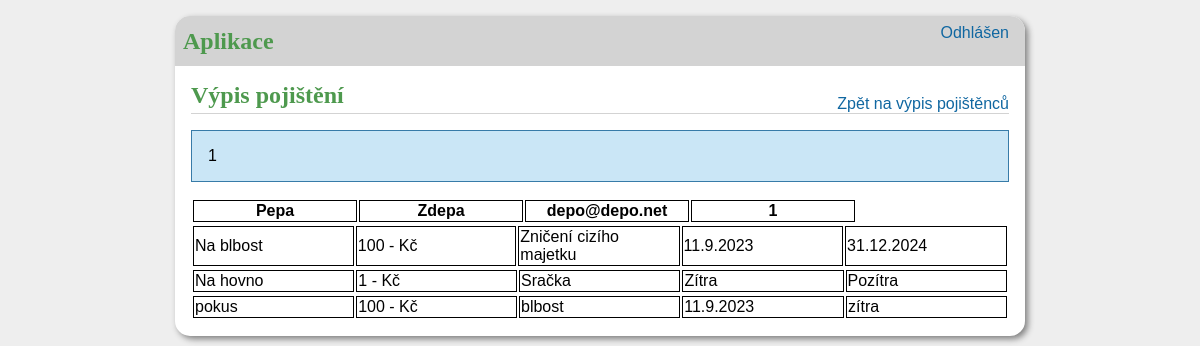
/insurance/1, run on an earlier commit of the app's database.
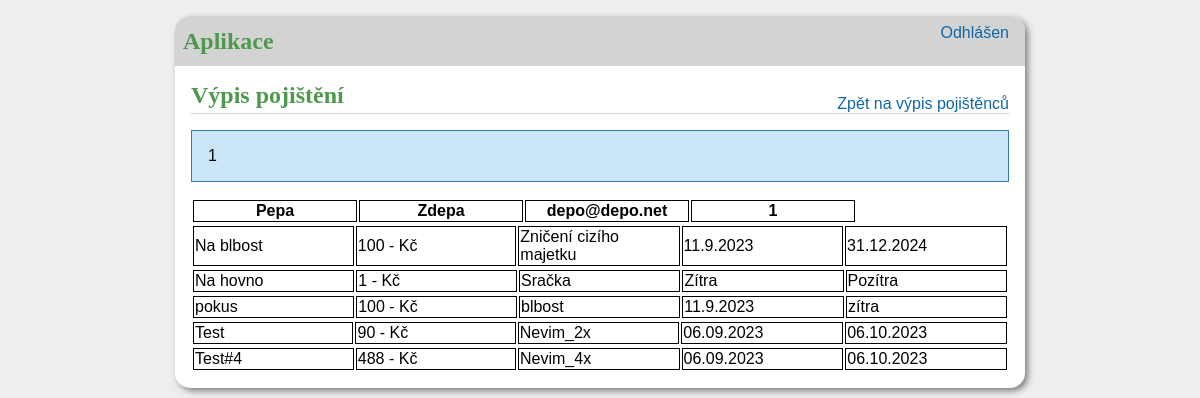
And on a later commit of the database.
### tables this page shows
CREATE TABLE users (
id INTEGER PRIMARY KEY AUTOINCREMENT,
email TEXT UNIQUE NOT NULL,
name TEXT NOT NULL,
surname TEXT NOT NULL,
tel INTEGER NOT NULL,
street_descriptive TEXT NOT NULL,
city TEXT NOT NULL,
zip_code INTEGER NOT NULL
);

CREATE TABLE insurance (
id INTEGER PRIMARY KEY AUTOINCREMENT,
user_id INTEGER NOT NULL,
insurance INTEGER NOT NULL,
amound INTEGER NOT NULL,
subject TEXT NOT NULL,
valid_from TEXT NOT NULL,
valid_until TEXT NOT NULL,
FOREIGN KEY (user_id) REFERENCES users (id)
);

### aplikace/insurance.py (the view)
@bp.route('/insurance/<user_id>', methods=('GET', 'POST'))
def list_insurance(user_id):
    db = get_db()
    user = db.execute(
        'SELECT name, surname, email, id FROM users WHERE id = ?', (user_id,)
    ).fetchone()
    posts = db.execute(
        'SELECT * FROM insurance AS i '
        'JOIN users AS u ON u.id = i.user_id '
        'WHERE u.id = ?', (user_id,)
    ).fetchall()
    flash(user_id)
    return render_template('insurance_list.html', posts=posts, user_name=user)

### aplikace/auth.py (called while the page is built)
@bp.before_app_request
def load_logged_in_user():
    user_id = session.get('email')
    if user_id is None:
        g.user = None
    else:
        g.user = get_db().execute(
            'SELECT * FROM administration WHERE email = ?', (user_id,)
        ).fetchone()

### aplikace/db.py (called while the page is built)
def get_db():
    if 'db' not in g:
        g.db = sqlite3.connect(
            current_app.config['DATABASE'],
            detect_types=sqlite3.PARSE_DECLTYPES
        )
        g.db.row_factory = sqlite3.Row
    return g.db

### aplikace/templates/insurance_list.html (shortened to what this page needs)
{% extends 'base.html' %}
{% block header %}
    <h1> {% block title %}Výpis pojištění </h1><a href="{{ url_for('extract.list') }}">Zpět na výpis pojištěnců</a>{% endblock title %}
{% endblock header %}
{% block content %}
        <table class="tabulka">
            <thead>
                <tr class="radky">
                    <th>{{ user_name['name'] }}</th>
                    <th>{{ user_name['surname'] }}</th>
                    <th>{{ user_name['email'] }}</th>
                    <th>{{ user_name['id'] }}</th>
                </tr>
            </thead>
            {% for post in posts %}
            <table  class="tabulka">
                <tr class="radky">
                    <td>{{ post['insurance'] }}</td>
                    <td>{{ post['amound'] }} - Kč</td>
                    <td>{{ post['subject'] }}</td>
                    <td>{{ post['valid_from'] }}</td>
                    <td>{{ post['valid_until'] }}</td>
                </tr>
            </table>
        </table>
        {% endfor %}
{% endblock content %}

### aplikace/templates/base.html (shortened to what this page needs)
<!doctype html>
<link rel="stylesheet" href="{{ url_for('static', filename='style.css')}}">
<nav>
    <h1>Aplikace</h1>
    <ul>
        {% if g.user %}
            <li><span>{{ g.user['name'] }}</span>
            <li><a href="{{ url_for('auth.logout') }}">Odhlásit</a>
        {% else %}
            <li><a href="{{ url_for('auth.login') }}">Odhlášen</a>
        {% endif %}
    </ul>
</nav>
<section class="content">
    <header>
        {% block header %}{% endblock header %}
    </header>
    {% for message in get_flashed_messages() %}
        <div class="flash">{{ message }}</div>
    {% endfor %}
    {% block content %}{% endblock content %}
</section>

### aplikace/static/style.css (style rules this page uses)
h1 { font-family: serif; color: #4e994e; margin: 1rem 0; }
a { color: #1067a1; text-decoration: none; }
nav { background: lightgray; display: flex; align-items: center; padding: 0 0.5rem; border-radius: 15px 15px 0 0; }
nav h1 { flex: auto; margin: 0; }
nav ul { display: flex; list-style: none; margin: 0; padding: 0; }
nav ul li a, nav ul li span, header .action { display: block; padding: 0.5rem; }
.content { padding: 0 1rem 1rem; }
.content > header { border-bottom: 1px solid lightgray; display: flex; align-items: flex-end; }
.content > header h1 { flex: auto; margin: 1rem 0 0.25rem 0; }
.flash { margin: 1em 0; padding: 1em; background: #cae6f6; border: 1px solid #377ba8; }
.content:last-child { margin-bottom: 0; }
table td, th { border: solid 1px; width: 10em; border-collapse: collapse; }

What changed in the data, as far as the page shows it:
added insurance: insurance "Test", amound "90", subject "Nevim_2x", valid_from "06.09.2023", valid_until "06.10.2023"
added insurance: insurance "Test#4", amound "488", subject "Nevim_4x", valid_from "06.09.2023", valid_until "06.10.2023"
